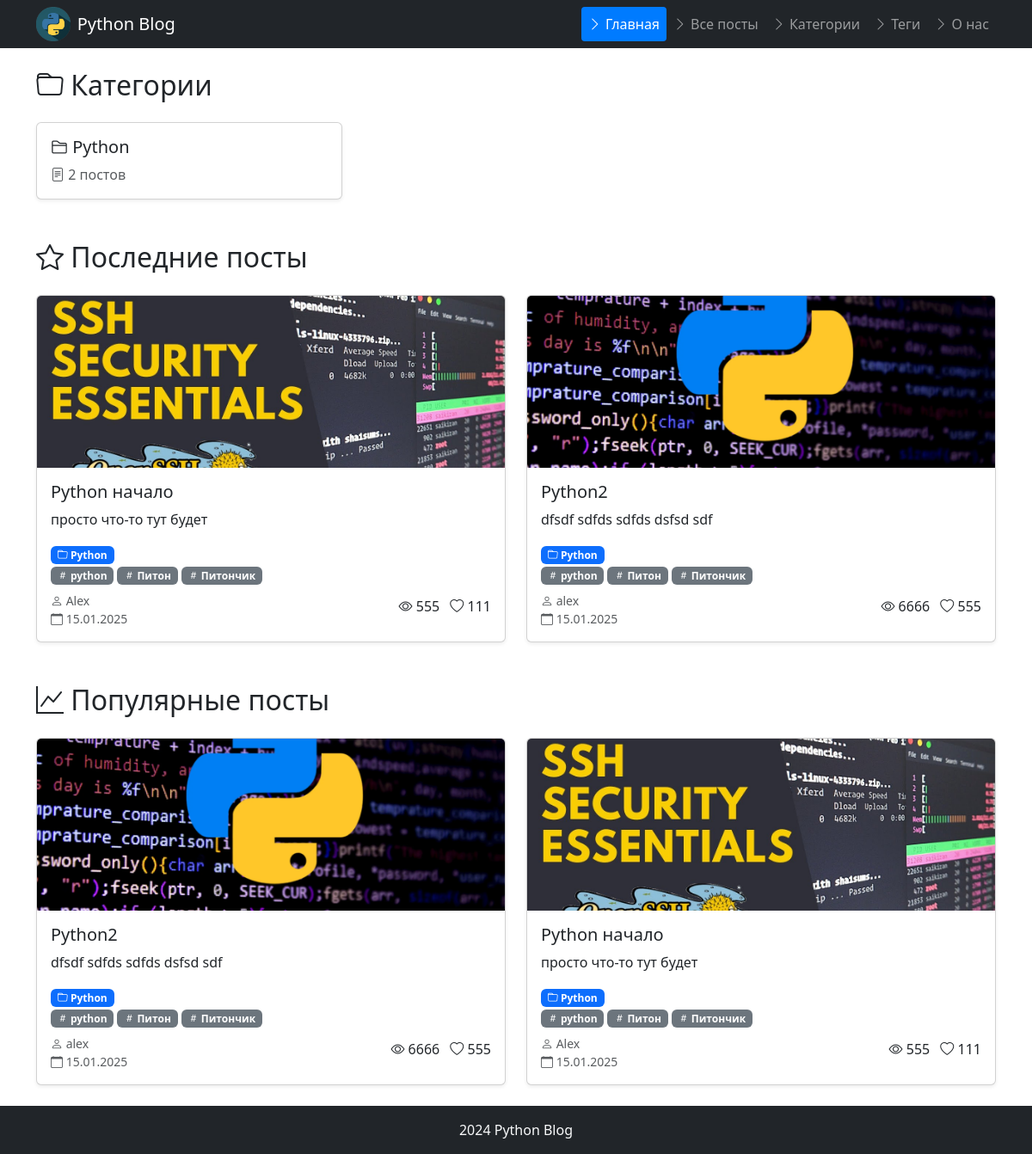
/, run on an earlier commit of the app's database.
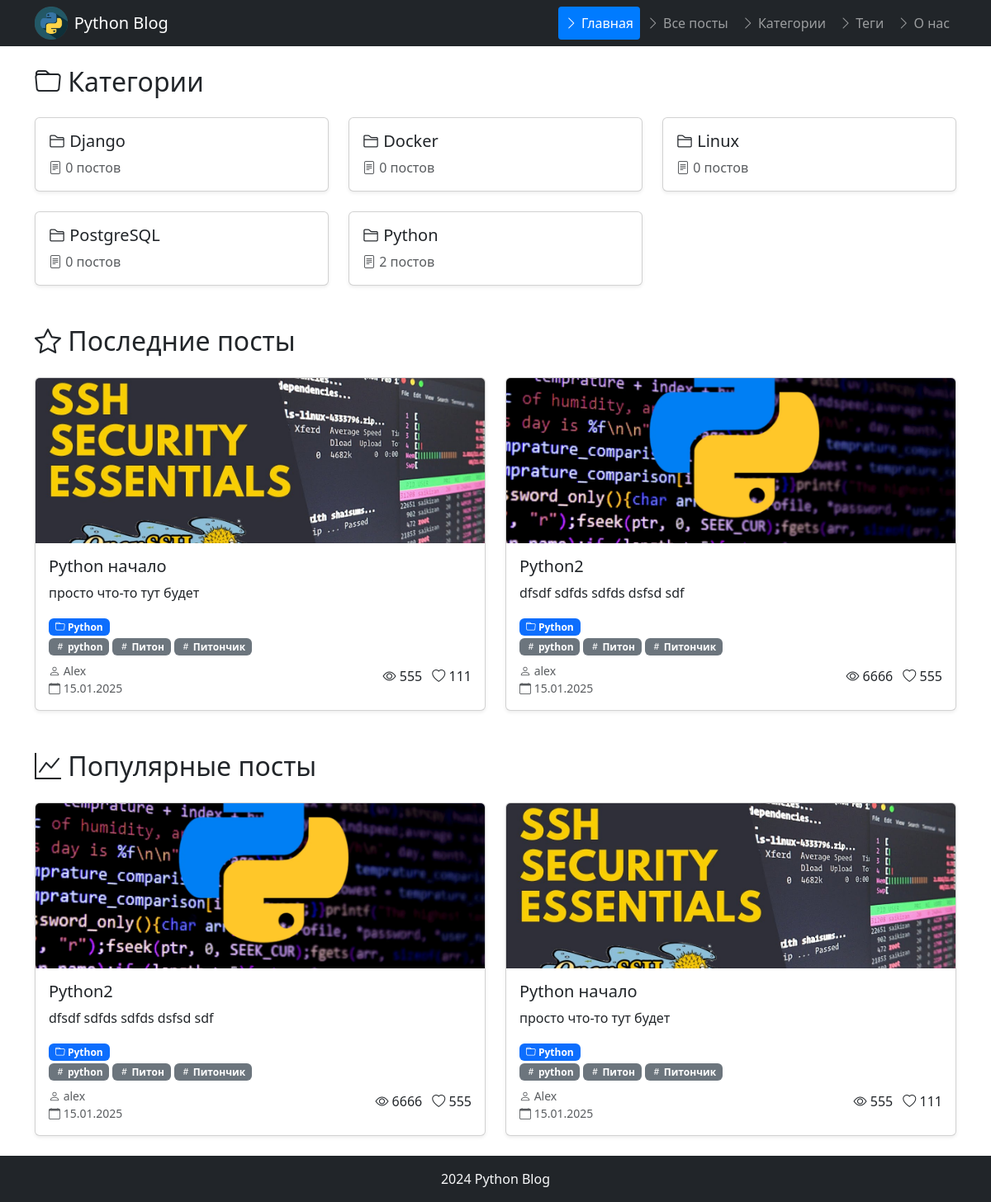
And on a later commit of the database.
### python_blog/models.py (models this page shows, shortened)
class Categories(models.Model):
    category_name = models.CharField(max_length=100, unique=True, verbose_name='Название')
    slug = models.SlugField(max_length=100)
    class Meta:
        verbose_name = 'Категория'
        verbose_name_plural = 'Категории'

class Post(models.Model):
    author = models.ForeignKey(User, on_delete=models.CASCADE, verbose_name = 'Автор')
    title = models.CharField(max_length=200, unique=True, verbose_name='Заголовок')
    slug = models.SlugField(max_length=200, unique=True)
    content = models.TextField( verbose_name='Содержание')
    hashtags = models.ManyToManyField(Tags, blank=True, verbose_name='Теги', related_name='posts')
    views = models.IntegerField(default=0, verbose_name='Просмотры')
    likes = models.IntegerField(default=0, verbose_name='Лайки')
    category = models.ForeignKey(Categories, on_delete=models.CASCADE, related_name='posts', verbose_name='Категория')
    created_at = models.DateTimeField(auto_now_add=True, verbose_name='Дата создания')
    updated_at = models.DateTimeField(auto_now=True, verbose_name='Дата обновления')
    image = models.ImageField(upload_to='media/posts/')
    is_published = models.BooleanField(default=False, verbose_name='Опубликовано')
    class Meta:
        verbose_name = 'Пост'
        verbose_name_plural = 'Посты'

class Tags(models.Model):
    name = models.CharField(max_length=50, unique=True)
    class Meta:
        verbose_name = 'Тег'
        verbose_name_plural = 'Теги'

### python_blog/views.py (the view)
# urls.py: path('',  views.main, name="main"),
def main(request):
    posts = models.Post.objects.select_related('category', 'author').prefetch_related('hashtags').filter(is_published=True).order_by('-updated_at')[:6]
    categories = models.Categories.objects.annotate(post_count=Count('posts'))
    popular_posts = models.Post.objects.select_related('category', 'author').prefetch_related('hashtags').filter(is_published=True).order_by('-views')[:6]
    context = {
       "posts" : posts,
       "popular_posts" : popular_posts,
       "categories" : categories,
    }
    return render(request, 'python_blog/main.html', context)

### python_blog/context_processors.py (called while the page is built)
def menu_items(request):
    menu = [
    {"title": "Главная", "url_name": "main"},
    {"title": "Все посты", "url_name": "blog:posts"},
    {"title": "Категории", "url_name": "blog:categories"},
    {"title": "Теги", "url_name": "blog:tags"},
    {"title": "О нас", "url_name": "blog:about"},
]
    current_url_name = request.resolver_match.view_name
    for item in menu:
        item['is_active'] = current_url_name == item['url_name']
    return {'menu_items': menu}

### python_blog/templates/python_blog/main.html (shortened to what this page needs)
{% extends 'layout/base.html' %}
{% load static %}
{% block content %}
    <section class="mb-5">
        <h2 class="mb-4"><i class="bi bi-folder"></i> Категории</h2>
        <div class="row row-cols-1 row-cols-md-3 g-4">
            {% for category in categories %}
                {% include "python_blog/include/category_include.html" %}
            {% endfor %}
        </div>
    </section>
    <section class="mb-5">
        <h2 class="mb-4"><i class="bi bi-star"></i> Последние посты</h2>
        <div class="row row-cols-1 row-cols-md-2 g-4">
            {% for post in posts %}
                {% include "python_blog/include/card_include.html" %}
            {% endfor %}
        </div>
    </section>
    <section>
        <h2 class="mb-4"><i class="bi bi-graph-up"></i> Популярные посты</h2>
        <div class="row row-cols-1 row-cols-md-2 g-4">
            {% for post in popular_posts %}
                {% include "python_blog/include/card_include.html" %}
            {% endfor %}
        </div>
    </section>
{% endblock %}

### python_blog/templates/python_blog/include/category_include.html
<div class="col">
    <div class="card h-100 hover-card shadow-sm" style="transition: transform 0.3s ease-in-out;">
        <a href="{% url 'blog:category_detail' category.slug %}" class="text-decoration-none text-dark">
            <div class="card-body">
                <h5 class="card-title">
                    <i class="bi bi-folder2"></i> {{ category.category_name }}
                </h5>
                <p class="card-text text-muted">
                    <i class="bi bi-file-text"></i> {{ category.post_count }} постов
                </p>
            </div>
        </a>
    </div>
</div>

### python_blog/templates/python_blog/include/card_include.html
<div class="col">
    <div class="card h-100 hover-card shadow-sm position-relative" style="transition: transform 0.3s ease-in-out;">
        <a href="{% url 'blog:post_detail' post.slug %}" class="text-decoration-none text-dark stretched-link">
            {% if post.image %}
                <img src="{{ post.image.url }}" class="card-img-top" alt="{{ post.title }}" style="height: 200px; object-fit: cover;">
            {% endif %}
            <div class="card-body">
                <h5 class="card-title">{{ post.title }}</h5>
                <p class="card-text">{{ post.content|truncatewords:20 }}</p>
                <div class="mb-2">
                    <span class="badge bg-primary">
                        <i class="bi bi-folder"></i> {{ post.category.category_name }}
                    </span>
                    {% if post.hashtags.all %}
                    <div class="mb-2">
                        {% for tag in post.hashtags.all %}
                            <span class="badge bg-secondary">
                                <i class="bi bi-hash"></i> {{ tag.name }}
                            </span>
                        {% endfor %}
                    </div>
                    {% endif %}
                </div>
                <div class="d-flex justify-content-between align-items-center">
                    <div class="small text-muted">
                        <i class="bi bi-person"></i> {{ post.author.username }}<br>
                        <i class="bi bi-calendar"></i> {{ post.created_at|date:"d.m.Y" }}
                    </div>
                    <div class="text-end">
                        <div class="mb-2">
                            <i class="bi bi-eye"></i> {{ post.views }}
                            <i class="bi bi-heart ms-2"></i> {{ post.likes }}
                        </div>
                    </div>
                </div>
            </div>
        </a>
    </div>
</div>

What changed in the data, as far as the page shows it:
added Categories: category_name "Django", post_count "0"
added Categories: category_name "Docker", post_count "0"
added Categories: category_name "Linux", post_count "0"
added Categories: category_name "PostgreSQL", post_count "0"
